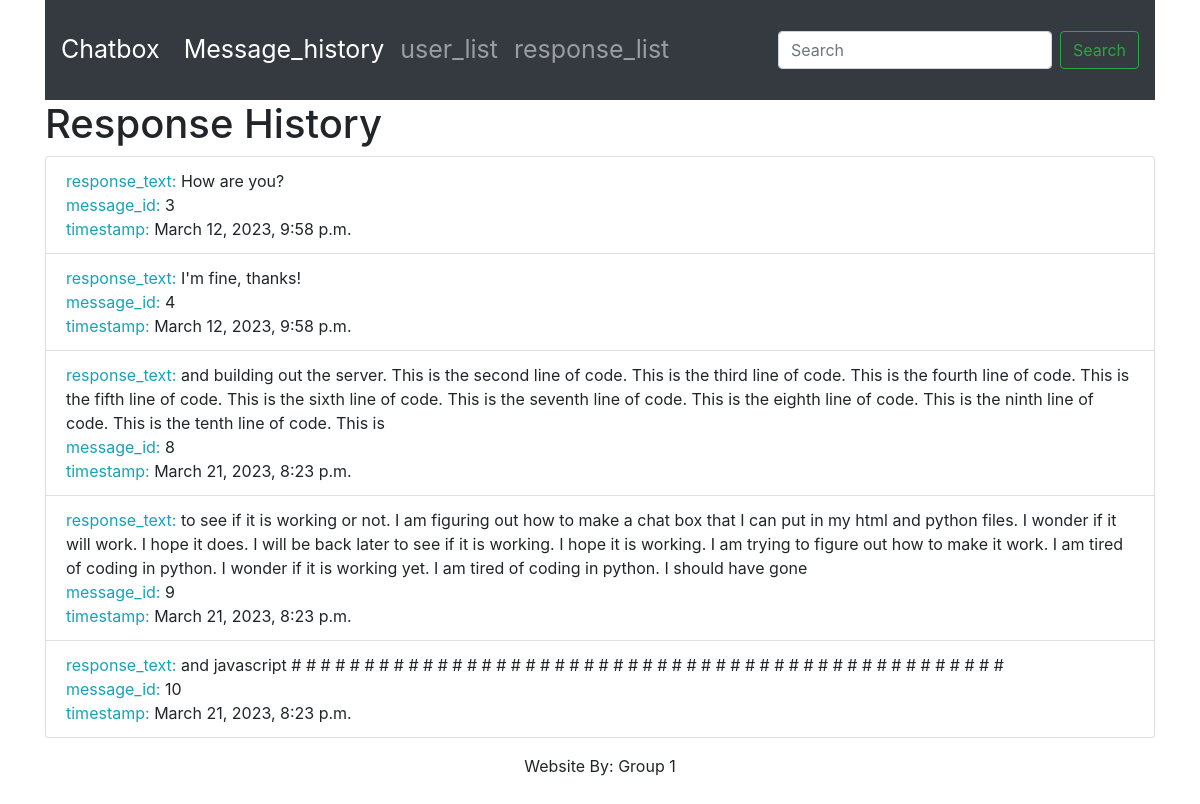
/response_history/, run on an earlier commit of the app's database.
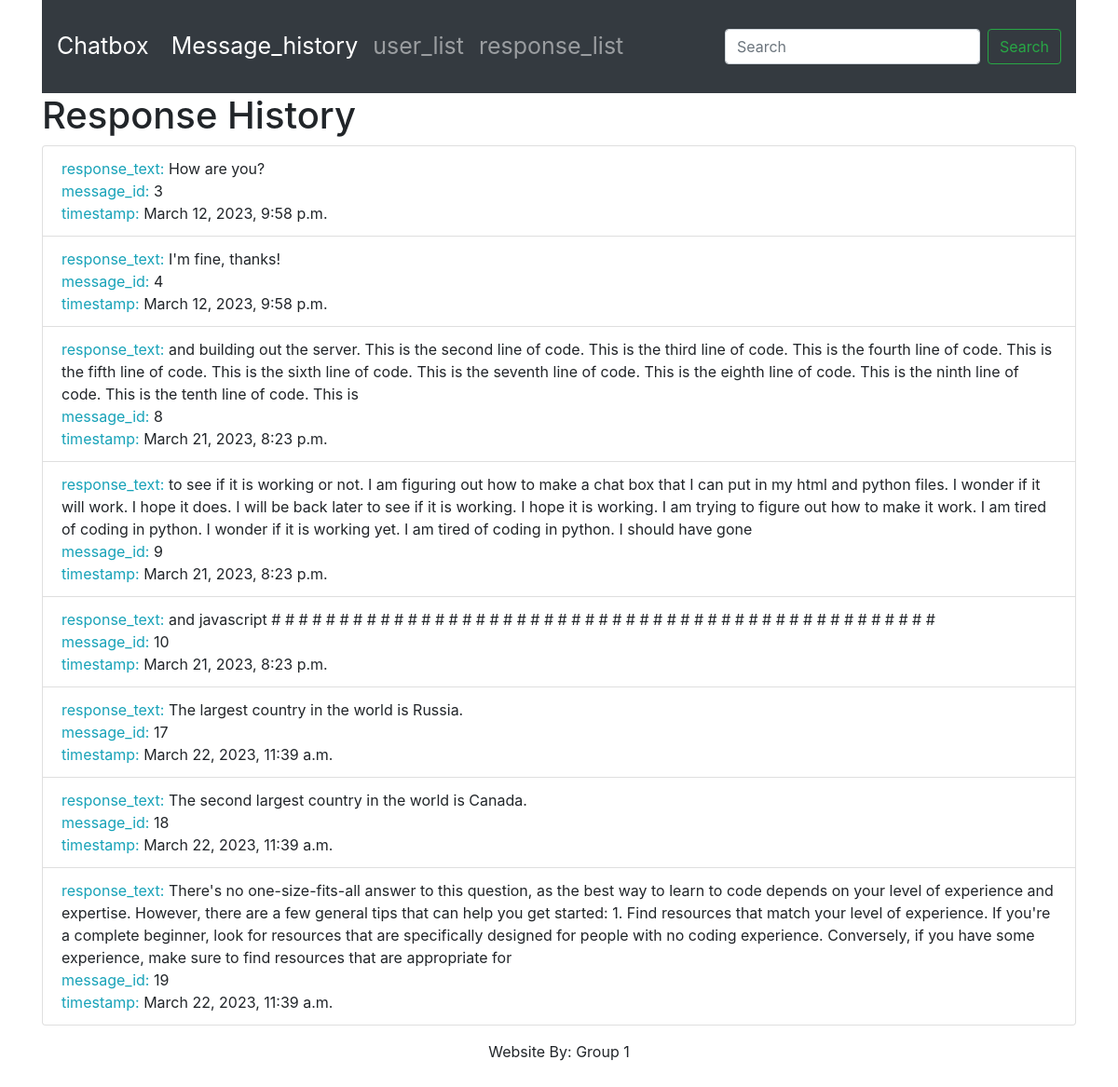
And on a later commit of the database.
### chatbox/models.py (models this page shows)
class Response(models.Model):
    response_text = models.CharField(max_length=500,help_text="The response_text")
    message = models.ForeignKey(Chatmessage,on_delete=models.CASCADE)
    timestamp = models.DateTimeField(auto_now_add=True,help_text="The timestamp of sending message text")

### chatbox/views.py (the view)
# urls.py: path('response_history/', views.response_history, name='response_history'),
def response_history(request):
    responses = Response.objects.all()
    responses_list = []
    for response in responses:
        responses_list.append({"response": response})
    context = {
        "responses_list": responses_list
    }
    return render(request, "chatbox/response_history.html", context)

### chatbox/templates/chatbox/response_history.html
{% extends 'chatbox/base.html' %}
{% block content %}
<h1>Response History</h1>
<ul class="list-group">
  {% for item in responses_list %}
  <li class="list-group-item">
      <span class="text-info">response_text: </span> <span>{{ item.response.response_text }}</span>
      <br>
      <span class="text-info">message_id: </span><span>{{ item.response.message_id }}</span>
      <br>
      <span class="text-info">timestamp: </span><span>{{ item.response.timestamp }}</span>
  </li>
  {% endfor %}
</ul>
{% endblock %}

What changed in the data, as far as the page shows it:
added Response: response.response_text "The largest country in the world is Russia.", response.message_id "17", response.timestamp "March 22, 2023, 11:39 a.m."
added Response: response.response_text "The second largest country in the world is Canada.", response.message_id "18", response.timestamp "March 22, 2023, 11:39 a.m."
added Response: response.response_text "There's no one-size-fits-all answer to this question, as the best way to learn to code depends on your level of experience and expertise. However, there are a few general tips that can help you get started: 1. Find resources that match your level of experience. If you're a complete beginner, look for resources that are specifically designed for people with no coding experience. Conversely, if you have some experience, make sure to find resources that are appropriate for", response.message_id "19", response.timestamp "March 22, 2023, 11:39 a.m."
